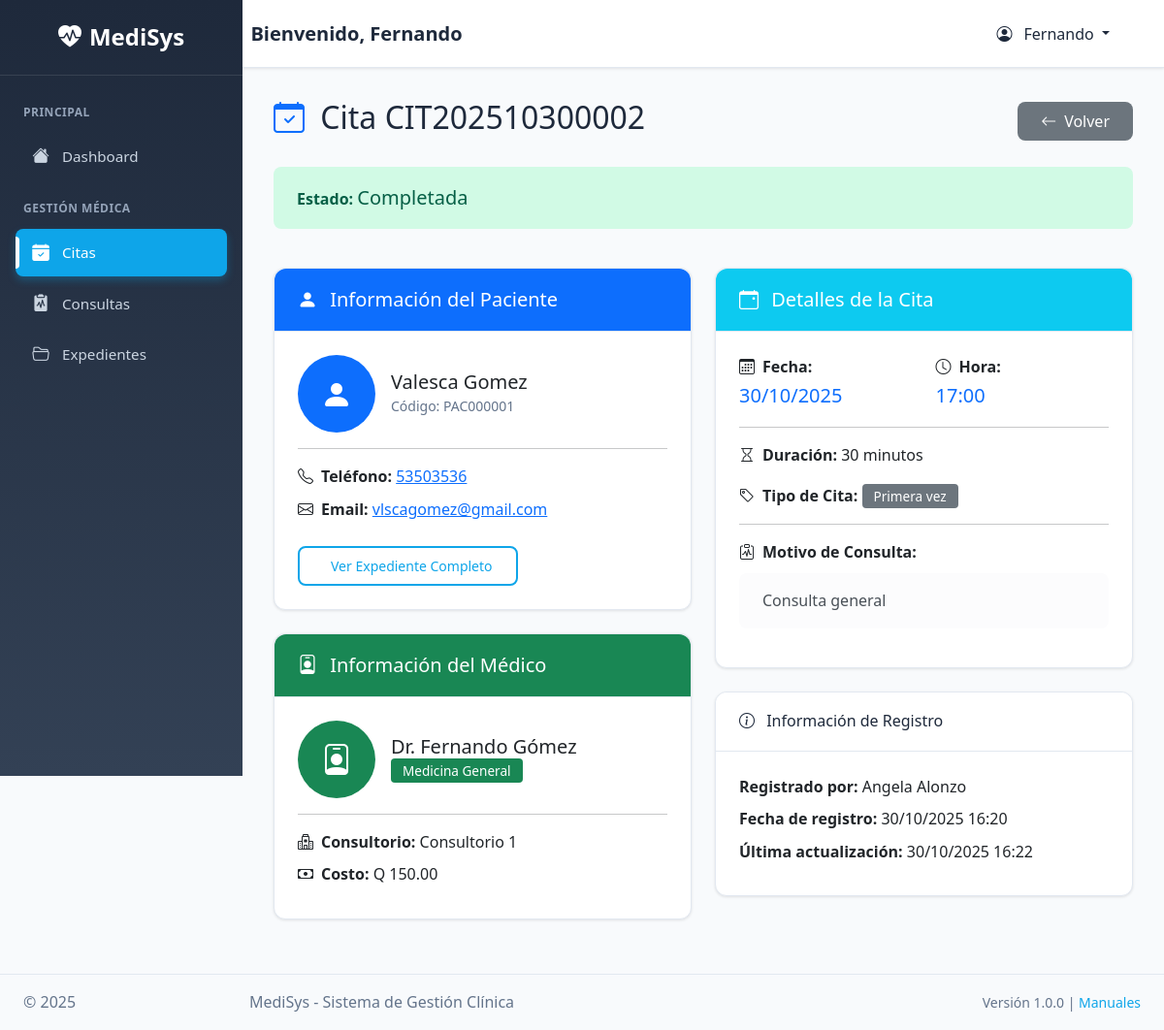
Screenshot of /citas/ver?id=4 (signed in) with the database file from the repository.
### tables this page shows
CREATE TABLE `citas` (
  `id` int(11) NOT NULL,
  `codigo_cita` varchar(20) DEFAULT NULL,
  `paciente_id` int(11) NOT NULL,
  `medico_id` int(11) NOT NULL,
  `usuario_registro_id` int(11) NOT NULL,
  `fecha_cita` date NOT NULL,
  `hora_cita` time NOT NULL,
  `motivo_consulta` varchar(255) NOT NULL,
  `notas` text DEFAULT NULL,
  `estado` enum('programada','confirmada','en_curso','completada','cancelada','no_asistio') DEFAULT 'programada',
  `costo` decimal(10,2) DEFAULT 0.00,
  `observaciones` text DEFAULT NULL,
  `created_at` datetime DEFAULT current_timestamp(),
  `updated_at` datetime DEFAULT current_timestamp() ON UPDATE current_timestamp()
);

CREATE TABLE `pacientes` (
  `id` int(11) NOT NULL,
  `codigo_paciente` varchar(20) DEFAULT NULL,
  `nombre` varchar(50) NOT NULL,
  `apellidos` varchar(100) NOT NULL,
  `fecha_nacimiento` date NOT NULL,
  `genero` enum('M','F','Otro') NOT NULL,
  `tipo_sangre` enum('A+','A-','B+','B-','AB+','AB-','O+','O-') DEFAULT NULL,
  `email` varchar(255) DEFAULT NULL,
  `telefono` varchar(20) DEFAULT NULL,
  `celular` varchar(20) DEFAULT NULL,
  `direccion` text DEFAULT NULL,
  `ciudad` varchar(100) DEFAULT NULL,
  `dpi` varchar(20) DEFAULT NULL,
  `contacto_emergencia` varchar(100) DEFAULT NULL,
  `telefono_emergencia` varchar(20) DEFAULT NULL,
  `seguro_medico` varchar(100) DEFAULT NULL,
  `numero_seguro` varchar(50) DEFAULT NULL,
  `alergias` text DEFAULT NULL,
  `medicamentos_actuales` text DEFAULT NULL,
  `enfermedades_cronicas` text DEFAULT NULL,
  `observaciones` text DEFAULT NULL,
  `imagen` varchar(255) DEFAULT NULL,
  `is_active` tinyint(1) NOT NULL DEFAULT 1,
  `created_at` datetime DEFAULT current_timestamp(),
  `updated_at` datetime DEFAULT current_timestamp() ON UPDATE current_timestamp()
);

CREATE TABLE `especialidades` (
  `id` int(11) NOT NULL,
  `nombre` varchar(100) NOT NULL,
  `descripcion` text DEFAULT NULL,
  `is_active` tinyint(1) NOT NULL DEFAULT 1,
  `created_at` datetime DEFAULT current_timestamp()
);

CREATE TABLE `medicos` (
  `id` int(11) NOT NULL,
  `usuario_id` int(11) NOT NULL,
  `cedula_profesional` varchar(50) NOT NULL,
  `especialidad_id` int(11) NOT NULL,
  `experiencia_anos` int(11) DEFAULT 0,
  `consultorio` varchar(50) DEFAULT NULL,
  `horario_inicio` time DEFAULT '08:00:00',
  `horario_fin` time DEFAULT '17:00:00',
  `dias_atencion` set('lunes','martes','miercoles','jueves','viernes','sabado','domingo') DEFAULT 'lunes,martes,miercoles,jueves,viernes',
  `costo_consulta` decimal(10,2) DEFAULT 0.00,
  `observaciones` text DEFAULT NULL,
  `is_active` tinyint(1) NOT NULL DEFAULT 1,
  `created_at` datetime DEFAULT current_timestamp(),
  `updated_at` datetime DEFAULT current_timestamp() ON UPDATE current_timestamp()
);

### app/Vistas/citas/ver.php (the view, shortened to what the rows shown need)
<div class="d-flex justify-content-between align-items-center mb-4">
    <h2>
        <i class="bi bi-calendar-check text-primary me-2"></i>
        Cita <?= htmlspecialchars($cita['codigo_cita'] ?? 'N/A') ?>
    </h2>
    <div class="btn-group">
        <a href="<?= Router::url('citas') ?>" class="btn btn-secondary">
        </a>
    </div>
</div>
<div class="row mb-4">
    <div class="col-12">
        <div class="alert alert-<?= match($cita['estado'] ?? 'programada') {
            'programada' => 'secondary',
            'confirmada' => 'primary',
            'en_curso' => 'warning',
            'completada' => 'success',
            'cancelada' => 'danger',
            'no_asistio' => 'dark',
            default => 'secondary'
        } ?> d-flex justify-content-between align-items-center">
            <div>
                <strong>Estado: </strong>
                <span class="fs-5">
                    <?= ucfirst(str_replace('_', ' ', $cita['estado'] ?? 'programada')) ?>
                </span>
            </div>
        </div>
    </div>
</div>
<div class="row">
    <div class="col-md-6">
        <div class="card mb-4">
            <div class="card-body">
                <div class="d-flex align-items-center mb-3">
                    <div>
                        <h5 class="mb-0"><?= htmlspecialchars($cita['paciente_nombre'] ?? 'N/A') ?></h5>
                        <?php if (!empty($cita['codigo_paciente'])): ?>
                            <small class="text-muted">
                                Código: <?= htmlspecialchars($cita['codigo_paciente']) ?>
                            </small>
                        <?php endif; ?>
                    </div>
                </div>
                <div class="row">
                    <?php if (!empty($cita['paciente_telefono'])): ?>
                        <div class="col-12 mb-2">
                            <strong><i class="bi bi-telephone me-2"></i>Teléfono:</strong>
                            <a href="tel:<?= htmlspecialchars($cita['paciente_telefono']) ?>">
                                <?= htmlspecialchars($cita['paciente_telefono']) ?>
                            </a>
                        </div>
                    <?php endif; ?>
                    <?php if (!empty($cita['paciente_email'])): ?>
                        <div class="col-12 mb-2">
                            <strong><i class="bi bi-envelope me-2"></i>Email:</strong>
                            <a href="mailto:<?= htmlspecialchars($cita['paciente_email']) ?>">
                                <?= htmlspecialchars($cita['paciente_email']) ?>
                            </a>
                        </div>
                    <?php endif; ?>
                </div>
            </div>
        </div>
        <div class="card mb-4">
            <div class="card-body">
                <div class="d-flex align-items-center mb-3">
                    <div class="avatar-lg bg-success text-white rounded-circle d-flex align-items-center justify-content-center me-3">
                    </div>
                    <div>
                        <h5 class="mb-0">Dr. <?= htmlspecialchars($cita['medico_nombre'] ?? 'N/A') ?></h5>
                        <?php if (!empty($cita['especialidad'])): ?>
                            <span class="badge bg-success">
                                <?= htmlspecialchars($cita['especialidad']) ?>
                            </span>
                        <?php endif; ?>
                    </div>
                </div>
                <hr>
                <?php if (!empty($cita['consultorio'])): ?>
                    <div class="mb-2">
                        <strong><i class="bi bi-hospital me-2"></i>Consultorio:</strong>
                        <?= htmlspecialchars($cita['consultorio']) ?>
                    </div>
                <?php endif; ?>
                <?php if (!empty($cita['costo_consulta'])): ?>
                    <div class="mb-2">
                        <strong><i class="bi bi-cash me-2"></i>Costo:</strong>
                        Q <?= number_format($cita['costo_consulta'], 2) ?>
                    </div>
                <?php endif; ?>
            </div>
        </div>
    </div>
    <div class="col-md-6">
        <div class="card mb-4">
            <div class="card-body">
                <div class="row mb-3">
                    <div class="col-6">
                        <strong><i class="bi bi-calendar3 me-2"></i>Fecha:</strong>
                        <br>
                        <span class="fs-5 text-primary">
                            <?= Util::formatDate($cita['fecha_cita'] ?? '') ?>
                        </span>
                    </div>
                    <div class="col-6">
                        <strong><i class="bi bi-clock me-2"></i>Hora:</strong>
                        <br>
                        <span class="fs-5 text-primary">
                            <?= Util::formatTime($cita['hora_cita'] ?? '') ?>
                        </span>
                    </div>
                </div>
                <div class="mb-3">
                    <strong><i class="bi bi-clipboard-pulse me-2"></i>Motivo de Consulta:</strong>
                    <br>
                    <div class="alert alert-light mt-2 mb-0">
                        <?= nl2br(htmlspecialchars($cita['motivo_consulta'] ?? 'N/A')) ?>
                    </div>
                </div>
            </div>
        </div>
        <div class="card">
            <div class="card-body">
                <?php if (!empty($cita['registrado_por'])): ?>
                    <div class="mb-2">
                        <strong>Registrado por:</strong>
                        <?= htmlspecialchars($cita['registrado_por']) ?>
                    </div>
                <?php endif; ?>
                <div class="mb-2">
                    <strong>Fecha de registro:</strong>
                    <?= Util::formatDateTime($cita['created_at'] ?? '') ?>
                </div>
                <?php if (!empty($cita['updated_at']) && $cita['updated_at'] != $cita['created_at']): ?>
                    <div class="mb-2">
                        <strong>Última actualización:</strong>
                        <?= Util::formatDateTime($cita['updated_at']) ?>
                    </div>
                <?php endif; ?>
            </div>
        </div>
    </div>
</div>

### rows the page displays
citas: codigo_cita "CIT202510300002", estado "Completada", paciente.codigo_paciente "PAC000001", paciente.telefono "53503536", paciente.email "vlscagomez@gmail.com", especialidades.nombre "Medicina General", medico.consultorio "Consultorio 1", medico.costo_consulta "150.00", fecha_cita "30/10/2025", hora_cita "17:00", motivo_consulta "Consulta general", created_at "30/10/2025 16:20", updated_at "30/10/2025 16:22"

### other values shown
$current_user['nombre'] "Fernando"
$cita['paciente_nombre'] "Valesca Gomez"
$cita['medico_nombre'] "Fernando Gómez"
$cita['duracion_minutos'] "30"
str_replace('_', ' ', $cita['tipo_cita'] ?? 'primera_vez') "Primera vez"
$cita['registrado_por'] "Angela Alonzo"
